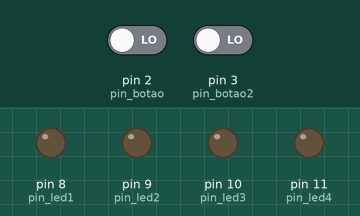
Simulated run of this sketch. Board: Arduino Uno, built with avr-gcc and run on an emulated ATmega328P. Parts: output pins drawn as LEDs (lit = HIGH). Inputs (shaded band) come from the test bench; at power-on: pin 2 (pin_botao) LOW, pin 3 (pin_botao2) LOW.

Above: at 1.2 s.
1.3 s: pin 2 (pin_botao) driven HIGH and pin 3 (pin_botao2) driven HIGH
At 1.8 s:
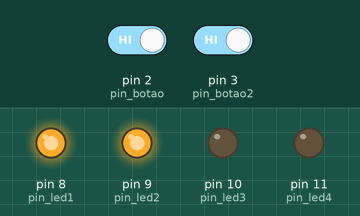
Timing chart, 0 to 4.3 s (numbered marks = the images above; inputs shaded):
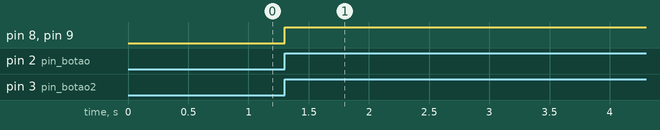

The sketch:

exercicio4.ino
```cpp
#define pin_led1 8 // definindo o pino 8 como pin_led1
#define pin_led2 9 // definindo o pino 9 como pin_led2
#define pin_led3 10 // definindo o pino 10 como pin_led3
#define pin_led4 11 // definindo o pino 11 como pin_led4
#define pin_botao 2 // definindo o pino 2 como pin_botao
#define pin_botao2 3 // definindo o pino 2 como pin_botao

void setup() {
  pinMode(pin_led1, OUTPUT); // definindo a saida do pin_led1
  pinMode(pin_led2, OUTPUT); // definindo a saida do pin_led2
  pinMode(pin_led3, OUTPUT); // definindo a saida do pin_led3
  pinMode(pin_led4, OUTPUT); // definindo a saida do pin_led4
  pinMode(pin_botao, INPUT); // definindo a entrada do pin_botao
  pinMode(pin_botao2, INPUT); // definindo a entrada do pin_botao2
}

void loop() {
  bool estado = digitalRead(pin_botao); // lê a informação do pino 2
  bool estado2 = digitalRead(pin_botao2); // lê a informação do pino 3

  if (estado && estado2 == 1) {
    digitalWrite(pin_led1, HIGH);
    digitalWrite(pin_led2, HIGH);
  }
}
```

Measured:
- after the input at 1.3 s, pin 8 (pin_led1), pin 9 (pin_led2): LOW → HIGH at once
